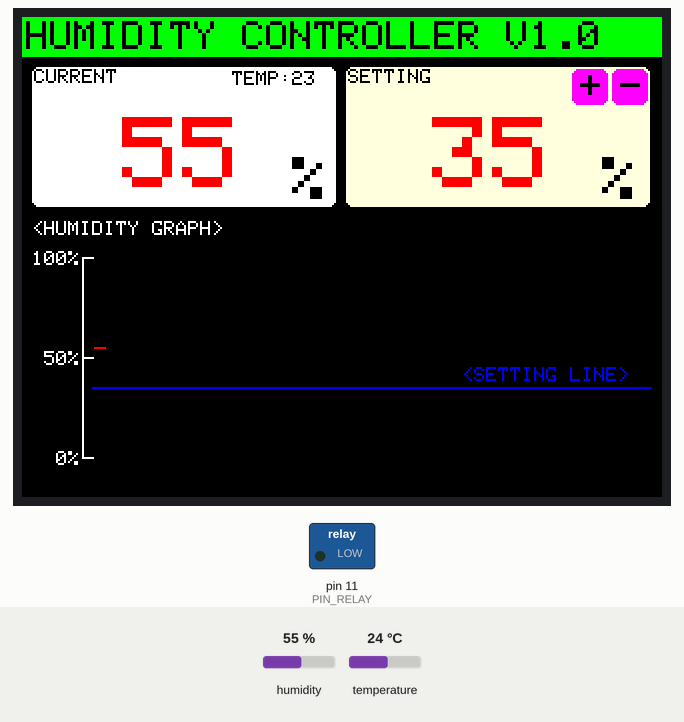
A sketch run on a simulated Arduino Uno, built with avr-gcc and run on an emulated ATmega328P. Parts: 320×240 colour display, switched loads named in the sketch (green lamp = pin HIGH). The inputs (shaded band) are chosen by the test bench; at power-on: humidity 55 %, temperature 24 °C.

Above: at 1.4 s.
1.5 s: humidity set to 22 %
At 2.52 s:
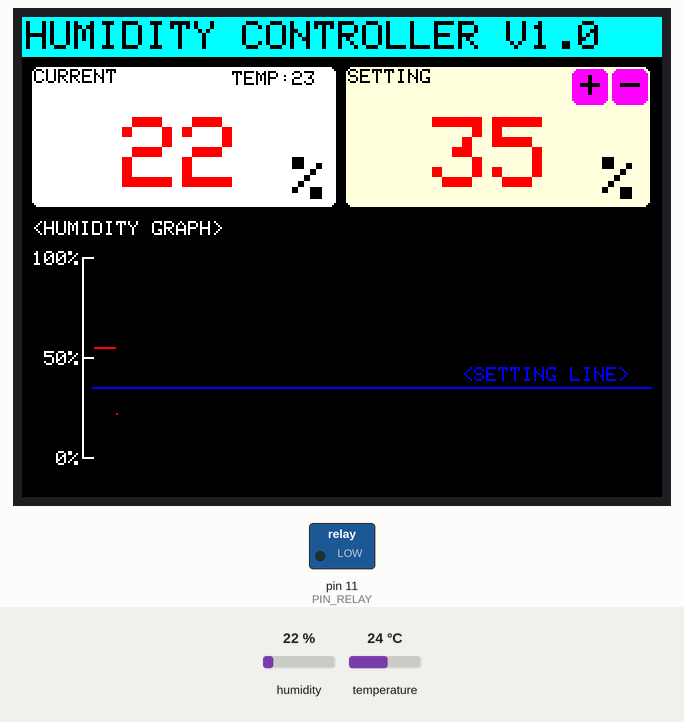
3.9 s: temperature set to 12 °C
6.0 s: humidity set to 40 %
At 6.71 s:
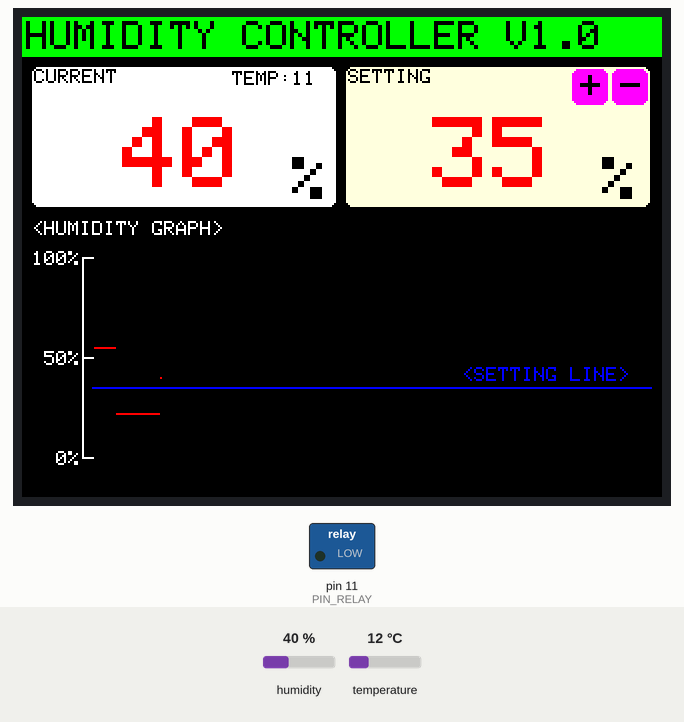

The sketch:

HumidityController.ino
```cpp
/***************************************
   Name    :  Humidity Controller
   Version :  v1.0
   Make    :  2019/10/11
****************************************/

#include <stdint.h>
#include <TouchScreen.h>
#include <Adafruit_TFTLCD.h>
#include <DHT.h>

#define LCD_CS A3    // Chip Select goes to Analog 3
#define LCD_CD A2    // Command/Data goes to Analog 2
#define LCD_WR A1    // LCD Write goes to Analog 1
#define LCD_RD A0    // LCD Read goes to Analog 0
#define LCD_RESET A4 // Can alternately just connect to Arduino's reset pin

#define YP A2  // must be an analog pin, use "An" notation!
#define XM A3  // must be an analog pin, use "An" notation!
#define YM 8   // can be a digital pin
#define XP 9   // can be a digital pin

#define TS_MINX 122 // X Min Value (Raw)
#define TS_MAXX 948 // X Max Value (Raw)
#define TS_MINY 122 // Y Min Value (Raw)
#define TS_MAXY 908 // Y Max Value (Raw)

//カラーマップ
#define BLACK         0x0000
#define BLUE          0x001F
#define LIGHTBLUE     0xaebc
#define GREY          0xCE79
#define LIGHTGREY     0xDEDB
#define RED           0xF800
#define GREEN         0x07E0
#define LIGHTGREEN    0x8f71
#define CYAN          0x07FF
#define MAGENTA       0xF81F
#define YELLOW        0xFFE0
#define LIGHTYELLOW   0xfffb
#define WHITE         0xFFFF

const int PIN_DHT = 10;
const int PIN_RELAY = 11;
DHT dht( PIN_DHT, DHT11 );

int8_t arryHumy[] = {0,0};
int8_t arryTemp[] = {0,0};
int8_t arrySetting[] = {0,0};
int settingValue = 35;
int titleverMode = 1;
int gvPos = 30 + 5;  //注)30の部分はgPos_xと同じ値を入れる
int tft_X = 0;
int tft_Y = 0;
int tft_Z = 0;

Adafruit_TFTLCD tft(LCD_CS, LCD_CD, LCD_WR, LCD_RD, LCD_RESET);
TouchScreen ts = TouchScreen(XP, YP, XM, YM, 300);

void setup() {

  //シリアル通信設定
  Serial.begin(9600);

  //電磁弁制御ピンの設定
  pinMode(PIN_RELAY,OUTPUT);

  //TFTライブラリの初期化
  tft.reset();
  uint16_t identifier = tft.readID();
  tft.begin(identifier);

  //DHTライブラリの初期化
  dht.begin();

  //画面描画
  createWindow();

}

void loop() {

  static bool isFahrenheit = true;
  static int percentHumidity = 0;
  static int Temperature = 0;
  static int timeCounter = 100;

  //DHTセンサーを1s間隔で取得するための処理[15]
  if (timeCounter >= 15){
    percentHumidity = dht.readHumidity();
    Temperature = (dht.readTemperature(isFahrenheit)-32)/1.8;
    timeCounter = 0;

    //グラフの更新
    updataGraph(percentHumidity);

    //値の取得タイミング表示用ランプ
    tft.fillCircle(15,85,7,BLUE);

  }else{

    timeCounter += 1;

    //値の取得タイミング表示用ランプ
    if (timeCounter >= 4){
      tft.fillCircle(15,85,7,WHITE);
    }

  }

  //タッチ動作を取得
  retrieveTouch();

  //タッチパネル操作
  if (tft_Z > ts.pressureThreshhold) {

    if(tft_Y >= 26 && tft_Y <= 37){
      if(tft_X >= 28 && tft_X <= 41){
        //SETTINGの「＋」をタッチした
        if(settingValue < 95){
          settingValue +=5;
          //値をリセット
          tft.fillRect(35,110,320,220,BLACK);
          gvPos = 35;
          //グラフ生成
          createGraph();
          //設定ラインを引く
          createSettingLine();
        }
      }
      if(tft_X >= 9 && tft_X <= 20){
        //SETTINGの「－」をタッチした
        if(settingValue > 5){
          settingValue -=5;
          //値をリセット
          tft.fillRect(35,110,320,220,BLACK);
          gvPos = 35;
          //グラフ生成
          createGraph();
          //設定ラインを引く
          createSettingLine();
        }
      }
    }
  }

  //配列へ置き換え
  valSplit(percentHumidity,arryHumy);
  valSplit(Temperature,arryTemp);
  valSplit(settingValue,arrySetting);

  //値の更新
  insertValue();

  //電磁弁の解閉判断
  if (percentHumidity > settingValue){
    createTitlever(1);
    //digitalWrite(PIN_RELAY,HIGH);
  }else{
    createTitlever(0);
    //digitalWrite(PIN_RELAY,LOW);
  }

  delay(5);
}

int adjust_x(int x) {
  int TFT_MAX = tft.width() - 1;
  return constrain(map(x, TS_MINX, TS_MAXX, 0, TFT_MAX), 0, TFT_MAX);

}

int adjust_y(int y) {
  int TFT_MAX = tft.height() - 1;
  return constrain(map(y, TS_MINY, TS_MAXY, 0, TFT_MAX), 0, TFT_MAX);

}

void valSplit(int a ,int8_t *arybuf){
  int buf = 0;
  arybuf[0] = a / 10;
  buf = a % 10;
  arybuf[1] = buf / 1;
}

void createTitlever(int tMode) {

  if(titleverMode != tMode){

    switch (tMode){
      case 0: //ノーマル
        tft.fillRect(0, 0, TS_MAXX, 20, CYAN);
        titleverMode = 0;
        break;
      case 1: //リレーON
        tft.fillRect(0, 0, TS_MAXX, 20, GREEN);
        titleverMode = 1;
        break;
    }

    tft.setCursor(2, 2);
    tft.setTextColor(BLACK);
    tft.setTextSize(2);
    tft.println("HUMIDITY CONTROLLER V1.0");
  }

}

void createWindow() {

  //縦横表示設定
  tft.setRotation(3);
  tft.fillScreen(BLACK);

  //タイトル
  createTitlever(0);

  //現在値・設定値表示Window
  tft.fillRoundRect(5, 25, 152, 70, 3, WHITE);
  tft.fillRoundRect(162, 25, 152, 70, 3, LIGHTYELLOW);

  //現在値タイトル
  tft.setCursor(6,26);
  tft.setTextColor(BLACK);
  tft.setTextSize(1);
  tft.println("CURRENT");

  //設定値タイトル
  tft.setCursor(163,26);
  tft.println("SETTING");

  //単位
  tft.setCursor(135,70);
  tft.setTextColor(BLACK);
  tft.setTextSize(3);
  tft.println("%");
  tft.setCursor(290,70);
  tft.println("%");
  tft.setCursor(105,27);
  tft.setTextSize(1);
  tft.println("TEMP:");

  //設定変更用ボタン
  tft.fillRoundRect(275, 26, 18, 18, 3,MAGENTA);
  tft.fillRoundRect(295, 26, 18, 18, 3,MAGENTA);
  tft.setTextSize(2);
  tft.setCursor(279,27); tft.println("+");
  tft.setCursor(299,27); tft.println("-");

  //グラフ生成
  createGraph();

  //設定ラインを引く
  createSettingLine();

}

//タッチ動作の取得
void retrieveTouch(){

  digitalWrite(13, HIGH);
  TSPoint p = ts.getPoint();
  digitalWrite(13, LOW);

  //共有PINのポート設定
  pinMode(XM, OUTPUT);
  pinMode(YP, OUTPUT);

  // on my tft the numbers are reversed so this is used instead of the above
  tft_X = tft.width() - map(p.x, TS_MAXX, TS_MINX, 0, tft.width());
  tft_Y = map(p.y, TS_MAXY, TS_MINY, 0, tft.height());
  tft_Z = p.z;

}

void createSettingLine(){
  //設定ライン
  tft.drawFastHLine(35,120+(100-settingValue),280,BLUE);
  tft.setTextSize(1);
  tft.setTextColor(BLUE);
  tft.setCursor(220,120+(100-settingValue)-10);
  tft.println("<SETTING LINE>");
}

void updataGraph(int humy){

  //グラフ値へ置き換え 注)120の部分はgPos_yと同じ値を入れる
  humy = 120 + (100 - humy);

  //グラフ横軸の加算処理
  if (gvPos >= 310){
    //右端までいったら初期化 , 30はvPos_xと同じ値を入れる
    gvPos = 30 + 5;
    //値をリセット
    tft.fillRect(35,120,320,220,BLACK);
    //設定ラインを引く
    createSettingLine();
  }else{
    gvPos += 1;
  }

  //湿度のグラフ化
  tft.drawPixel(gvPos,humy,RED);

}

void createGraph() {
  //グラフ作成位置用変数
  static int gPos_y = 120;
  static int gPos_x = 30;

  //グラフ(タイトル)
  tft.setTextColor(WHITE);
  tft.setTextSize(1);
  tft.setCursor(gPos_x-25,gPos_y-18);
  tft.println("<HUMIDITY GRAPH>");
  //グラフ(縦軸)
  tft.drawLine(gPos_x,gPos_y,gPos_x,gPos_y + 100,WHITE);
  //グラフ(目盛)
  tft.drawLine(gPos_x,gPos_y,gPos_x+5,gPos_y,WHITE);             //100% y=120
  tft.drawLine(gPos_x,gPos_y+50,gPos_x+5,gPos_y+50,WHITE);       // 50%
  tft.drawLine(gPos_x,gPos_y+100,gPos_x+5,gPos_y+100,WHITE);     //  0% y=220
  //グラフ(目盛‐数値)
  tft.setTextColor(WHITE);
  tft.setTextSize(1);
  tft.setCursor(gPos_x-25,gPos_y-3); tft.println("100%");
  tft.setCursor(gPos_x-25,gPos_y+47); tft.println(" 50%");
  tft.setCursor(gPos_x-25,gPos_y+97); tft.println("  0%");
}

void insertValue() {

  //アスキー変換
  arryHumy[0] += 48;
  arryHumy[1] += 48;
  arryTemp[0] += 48;
  arryTemp[1] += 48;
  arrySetting[0] += 48;
  arrySetting[1] += 48;

  //画面の数字更新
  tft.drawChar(50,50,arryHumy[0],RED,WHITE,5);
  tft.drawChar(80,50,arryHumy[1],RED,WHITE,5);
  tft.drawChar(135,27,arryTemp[0],BLACK,WHITE,1);
  tft.drawChar(141,27,arryTemp[1],BLACK,WHITE,1);
  tft.drawChar(205,50,arrySetting[0],RED,LIGHTYELLOW,5);
  tft.drawChar(235,50,arrySetting[1],RED,LIGHTYELLOW,5);

}
```
